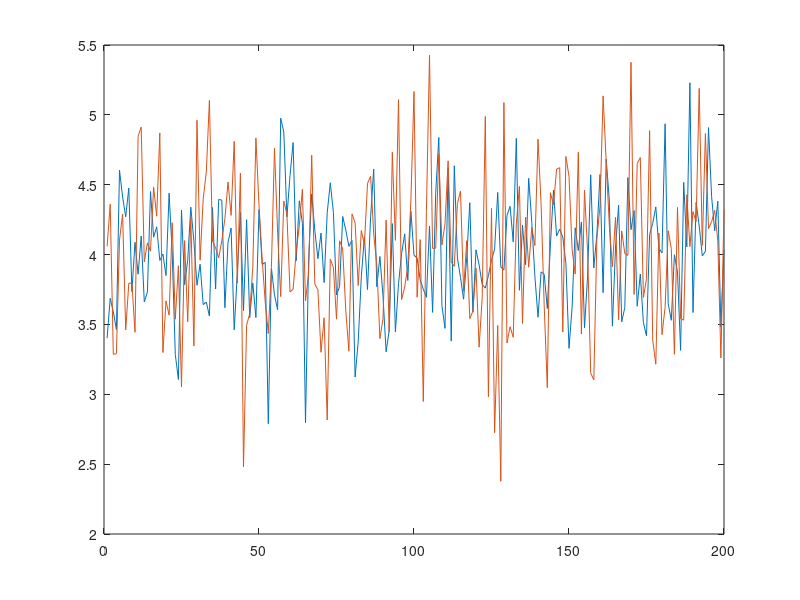
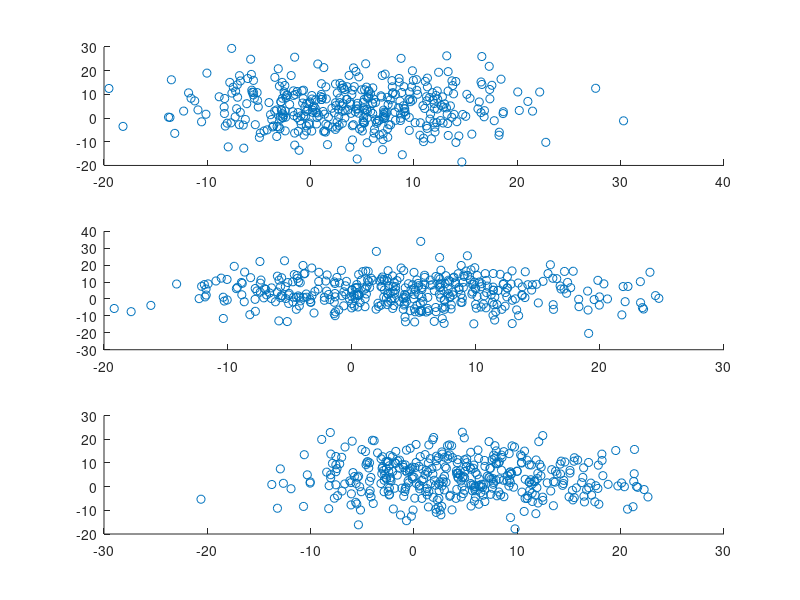

The MATLAB script that drew these images, in order:
clear all
close all
N=200;                          % Количество отсчетов
K=400;                          % Количество реализаций
mu=4;                           % Среднее по ансамблю
sigma=8;                        % 
xi = normrnd(mu,sigma,[N,K]);   % Генерация матрицы с К реализациями случайного процесса

%{
--------Построение среднегно по ансамблю---------
%}
figure
xi_average=zeros(N,1);
for i=1:N;
    for j=1:K;
        xi_average(i) = xi_average(i) + xi(i,j)/K;
    end
end
plot([1:N],xi_average)

hold on
%{
--------Построение среднегно по времени---------
%}
xi_average_t=zeros(N,1);
for i=1:N;
    for j=1:N;
        xi_average_t(i) = xi_average_t(i) + xi(j,i)/N;
    end
end
plot([1:N],xi_average_t)

%{
--------Построение диаграмм рассеяния---------
%}
figure
k=3;              % Количество диаграмм рассеяния
for i=1:k;
    subplot(k,1,i)
    scatter(xi(randi(N),:),xi(randi(N),:)); 
end

%{
-------Расчет выборочной коррелляции----------
%}
r_1=xcorr(xi(randi(N),:),xi(randi(N),:))




                       